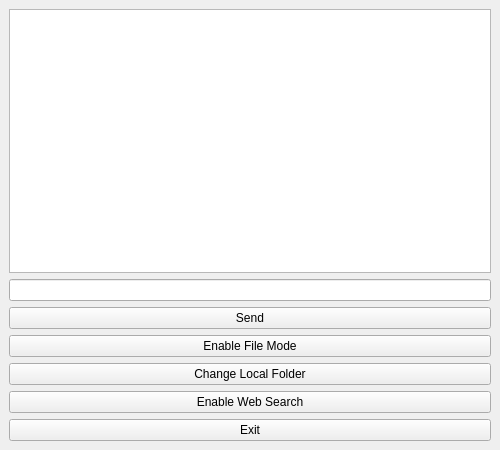
<ui version="4.0">
 <class>MainWindow</class>
 <widget class="QMainWindow" name="MainWindow">
  <property name="geometry">
   <rect>
    <x>0</x>
    <y>0</y>
    <width>500</width>
    <height>450</height>
   </rect>
  </property>
  <property name="windowTitle">
   <string>Chat with Ai</string>
  </property>
  <widget class="QWidget" name="centralwidget">
   <layout class="QVBoxLayout" name="verticalLayout">
    <item>
     <widget class="QTextEdit" name="chatDisplay">
      <property name="readOnly">
       <bool>true</bool>
      </property>
     </widget>
    </item>
    <item>
     <widget class="QLineEdit" name="userInputEntry"/>
    </item>
    <item>
     <widget class="QPushButton" name="sendButton">
      <property name="text">
       <string>Send</string>
      </property>
     </widget>
    </item>
    <item>
     <widget class="QPushButton" name="fileModeButton">
      <property name="text">
       <string>Enable File Mode</string>
      </property>
     </widget>
    </item>
    <item>
     <widget class="QPushButton" name="changeFolderButton">
      <property name="text">
       <string>Change Local Folder</string>
      </property>
     </widget>
    </item>
    <item>
     <widget class="QPushButton" name="webSearchButton">
      <property name="text">
       <string>Enable Web Search</string>
      </property>
     </widget>
    </item>
    <item>
     <widget class="QPushButton" name="exitButton">
      <property name="text">
       <string>Exit</string>
      </property>
     </widget>
    </item>
   </layout>
  </widget>
 </widget>
 <resources/>
 <connections/>
</ui>
